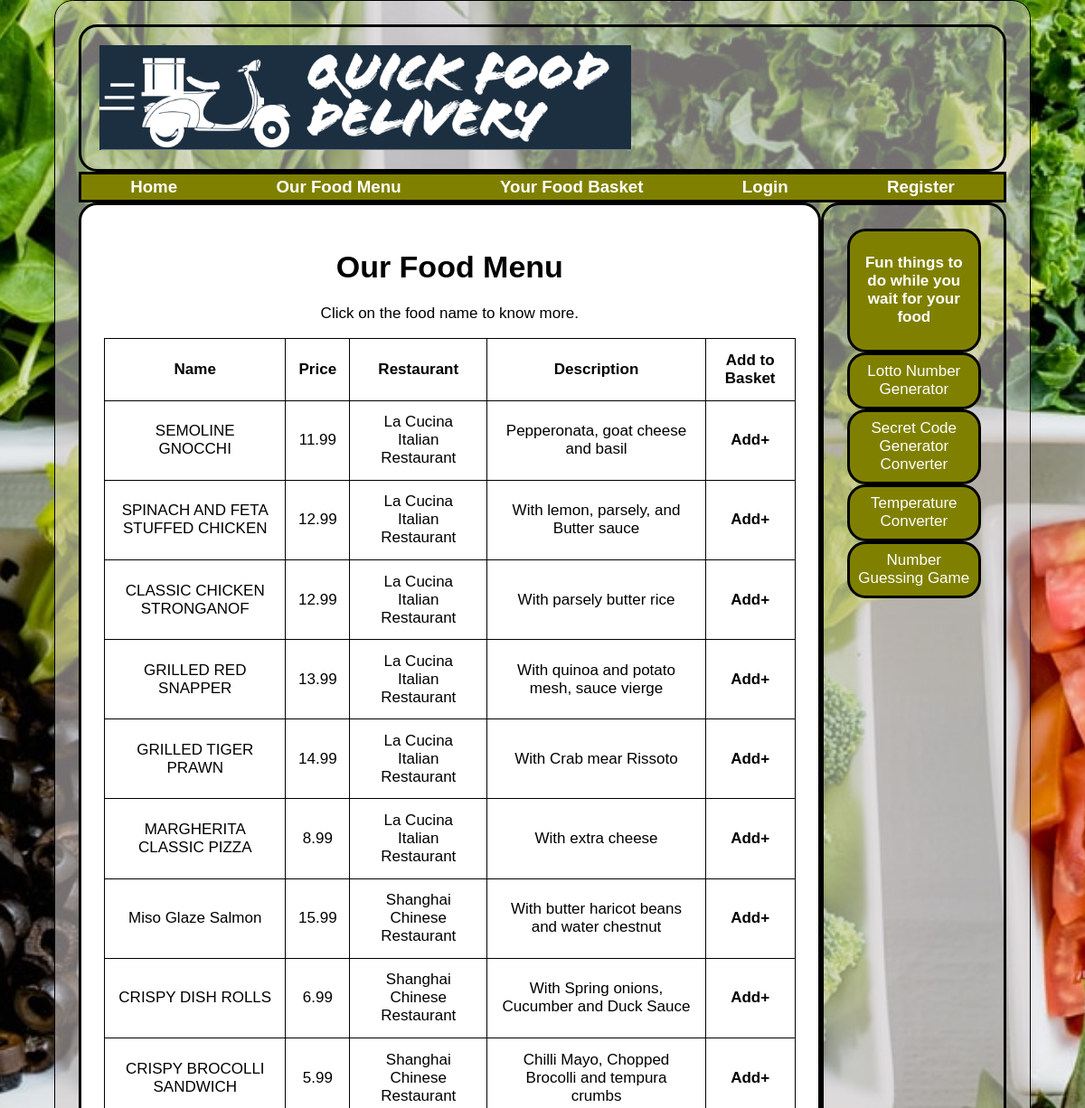
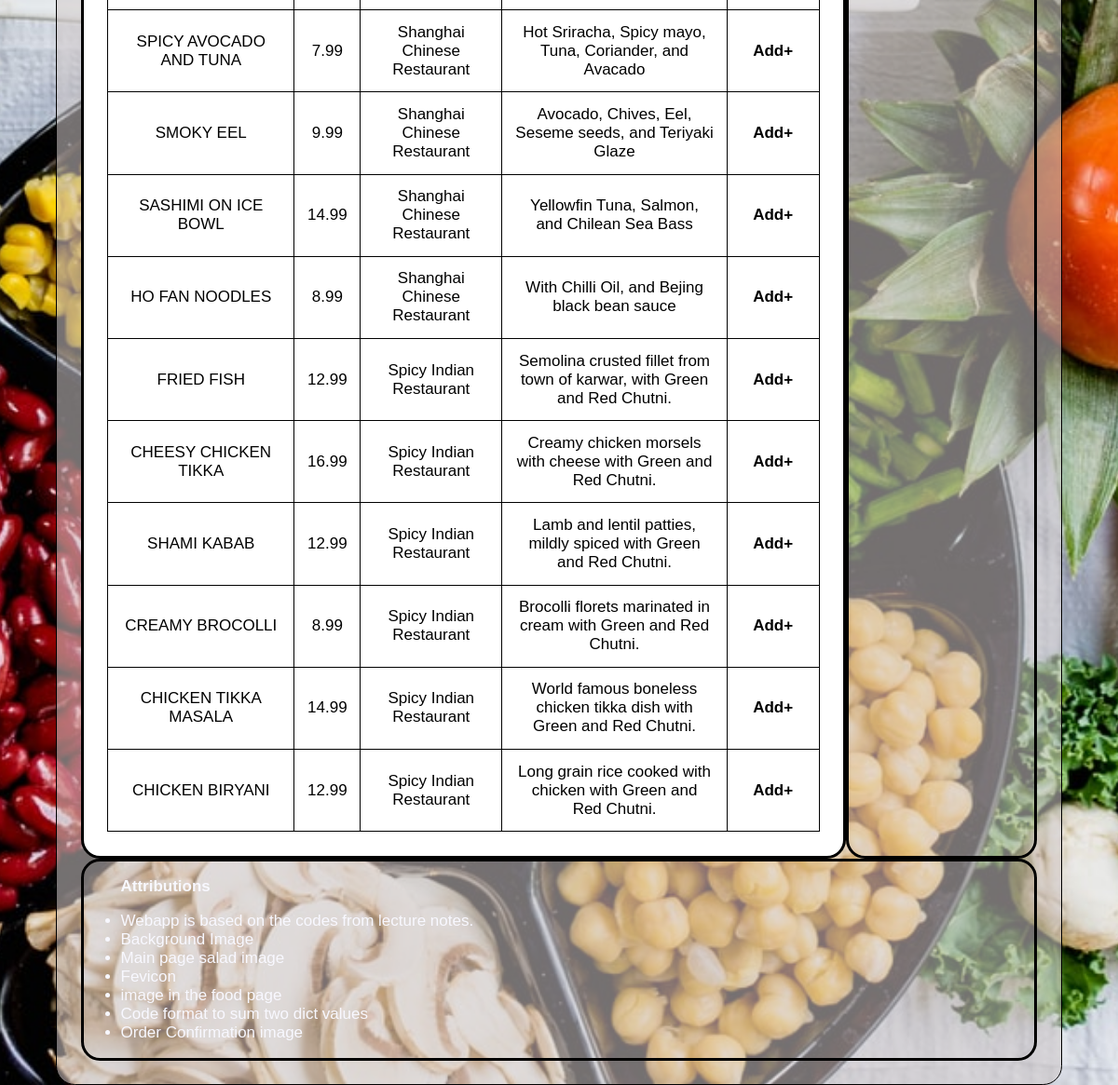
The page /foods on the database its author committed (2 pictures, top to bottom).
### tables this page shows
CREATE TABLE foods 
(
    food_id INTEGER PRIMARY KEY AUTOINCREMENT,
    name TEXT NOT NULL ,
    price INTEGER NOT NULL,
    Restaurant TEXT,
    info TEXT
);

### app.py (the view)
@app.route("/foods")
def foods():
    db = get_db()
    foods = db.execute("""SELECT * FROM foods;""").fetchall()
    return render_template("foods.html", foods=foods)

### app.py (called while the page is built)
@app.teardown_appcontext
def close_db_at_end_of_requests(e=None):
    close_db(e)

@app.before_request
def load_logged_in_user():
    g.user = session.get("user_id", None)

### database.py (called while the page is built)
def get_db():
    if "db" not in g:
        g.db = sqlite3.connect(DATABASE,
                               detect_types=sqlite3.PARSE_DECLTYPES
                               )
        g.db.row_factory = sqlite3.Row
    return g.db

### templates/foods.html
{% extends "base.html" %}
{% block main_content %}
<h1>Our Food Menu</h1>
<p>Click on the food name to know more.</p>
<table>
    <th>Name</th>
    <th>Price</th>
    <th>Restaurant</th>
    <th>Description</th>
    <th>Add to Basket</th>
    {% for food in foods %}
    <tr>
        <td class="pointer"><a href="{{ url_for('food', food_id=food['food_id']) }}">{{ food["name"] }}</a></td>
        <td>{{ food["price"] }}</td>
        <td>{{ food["restaurant"] }}</td>
        <td>{{ food["info"] }}</td>
        <td><a class="focus" href="{{ url_for('add_to_basket', food_id=food['food_id']) }}">Add+</a></td>
    </tr>
    {% endfor %}
</table>
{% endblock %}

### static/stylesheets/style.css (style rules this page uses)
*, *:before, *:after { box-sizing: border-box; }
.focus { font-weight: bold; }
table, tr, td, th { border: 1px solid black; border-collapse: collapse; padding: 0.8em; }
:root { font-size: 17px; font-family: Okra, Helvetica, sans-serif; }
html { background-color: olive; background-image: url(test.jpg); background-position: center; background-repeat: no-repeat; background-size: cover; scroll-behavior: smooth; }
a { text-decoration: none; color: inherit; }
body { background-color: rgb(212, 205, 205, 0.55); color: black; width: 90%; margin: auto; padding: 1.5em; border: 1.2px solid black; border-radius: 1.2rem; display: grid; grid-template-columns: 80% 20%; grid-template-rows: auto; grid-template-areas:"top top" "second second" "middle right" "bottom bottom"; flex-wrap: wrap; }

### rows shown on the page
foods: name "SEMOLINE GNOCCHI", price "11.99", restaurant "La Cucina Italian Restaurant", info "Pepperonata, goat cheese and basil"
foods: name "SPINACH AND FETA STUFFED CHICKEN", price "12.99", restaurant "La Cucina Italian Restaurant", info "With lemon, parsely, and Butter sauce"
foods: name "CLASSIC CHICKEN STRONGANOF", price "12.99", restaurant "La Cucina Italian Restaurant", info "With parsely butter rice"
foods: name "GRILLED RED SNAPPER", price "13.99", restaurant "La Cucina Italian Restaurant", info "With quinoa and potato mesh, sauce vierge"
foods: name "GRILLED TIGER PRAWN", price "14.99", restaurant "La Cucina Italian Restaurant", info "With Crab mear Rissoto"
foods: name "MARGHERITA CLASSIC PIZZA", price "8.99", restaurant "La Cucina Italian Restaurant", info "With extra cheese"
foods: name "Miso Glaze Salmon", price "15.99", restaurant "Shanghai Chinese Restaurant", info "With butter haricot beans and water chestnut"
foods: name "CRISPY DISH ROLLS", price "6.99", restaurant "Shanghai Chinese Restaurant", info "With Spring onions, Cucumber and Duck Sauce"
foods: name "CRISPY BROCOLLI SANDWICH", price "5.99", restaurant "Shanghai Chinese Restaurant", info "Chilli Mayo, Chopped Brocolli and tempura crumbs"
foods: name "SPICY AVOCADO AND TUNA", price "7.99", restaurant "Shanghai Chinese Restaurant", info "Hot Sriracha, Spicy mayo, Tuna, Coriander, and Avacado"
foods: name "SMOKY EEL", price "9.99", restaurant "Shanghai Chinese Restaurant", info "Avocado, Chives, Eel, Seseme seeds, and Teriyaki Glaze"
foods: name "SASHIMI ON ICE BOWL", price "14.99", restaurant "Shanghai Chinese Restaurant", info "Yellowfin Tuna, Salmon, and Chilean Sea Bass"
foods: name "HO FAN NOODLES", price "8.99", restaurant "Shanghai Chinese Restaurant", info "With Chilli Oil, and Bejing black bean sauce"
foods: name "FRIED FISH", price "12.99", restaurant "Spicy Indian Restaurant", info "Semolina crusted fillet from town of karwar, with Green and Red Chutni."
foods: name "CHEESY CHICKEN TIKKA", price "16.99", restaurant "Spicy Indian Restaurant", info "Creamy chicken morsels with cheese with Green and Red Chutni."
foods: name "SHAMI KABAB", price "12.99", restaurant "Spicy Indian Restaurant", info "Lamb and lentil patties, mildly spiced with Green and Red Chutni."
foods: name "CREAMY BROCOLLI", price "8.99", restaurant "Spicy Indian Restaurant", info "Brocolli florets marinated in cream with Green and Red Chutni."
foods: name "CHICKEN TIKKA MASALA", price "14.99", restaurant "Spicy Indian Restaurant", info "World famous boneless chicken tikka dish with Green and Red Chutni."
foods: name "CHICKEN BIRYANI", price "12.99", restaurant "Spicy Indian Restaurant", info "Long grain rice cooked with chicken with Green and Red Chutni."
